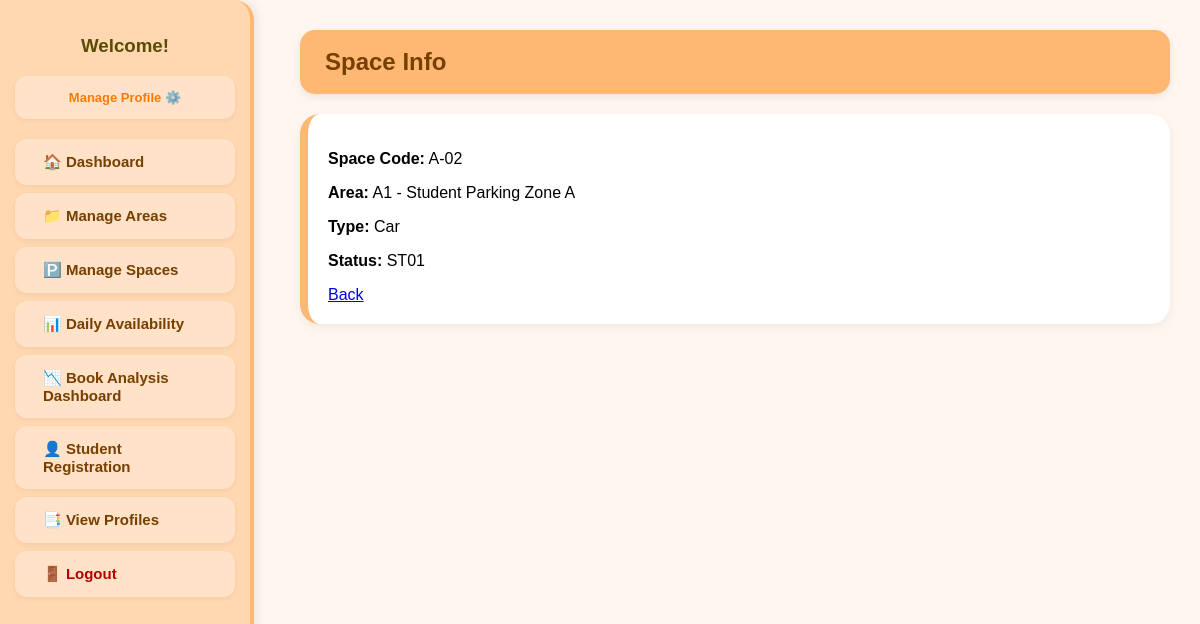
/Module2/space_info.php?id=PS002, run on the app's committed database.
### tables this page shows
CREATE TABLE `parking_space` (
  `ParkingSpaceID` varchar(10) NOT NULL,
  `ParkingAreaID` varchar(10) NOT NULL,
  `StatusID` varchar(10) DEFAULT NULL,
  `SpaceCode` varchar(20) DEFAULT NULL,
  `SpaceType` varchar(20) DEFAULT NULL
);

CREATE TABLE `parking_area` (
  `ParkingAreaID` varchar(10) NOT NULL,
  `AreaCode` varchar(20) DEFAULT NULL,
  `AreaName` varchar(50) DEFAULT NULL,
  `AreaType` varchar(20) DEFAULT NULL,
  `AreaDescription` text DEFAULT NULL,
  `AreaStatus` varchar(20) NOT NULL DEFAULT 'Active',
  `Capacity` int(11) DEFAULT NULL,
  `LocationDesc` varchar(100) DEFAULT NULL
);

### Module2/space_info.php (the view, shortened to what this page needs)
<?php
require '../config.php';
$id = $_GET['id'] ?? '';
$stmt = $conn->prepare("SELECT ps.*, pa.AreaCode, pa.AreaName FROM parking_space ps LEFT JOIN parking_area pa ON ps.ParkingAreaID = pa.ParkingAreaID WHERE ps.ParkingSpaceID = ?");
$stmt->bind_param('s', $id);
$stmt->execute();
$sp = $stmt->get_result()->fetch_assoc();
?>
<!doctype html><html lang="en"><head><meta charset="utf-8"/><title>Space Info</title><link rel="stylesheet" href="../templates/admin_style.css"></head><body>
<?php include_once('../templates/admin_sidebar.php'); ?>
<div class="main-content"><div class="page-box">
  <header class="header">Space Info</header>
  <div class="box">
    <?php if ($sp): ?>
      <p><strong>Space Code:</strong> <?= htmlspecialchars($sp['SpaceCode']) ?></p>
      <p><strong>Area:</strong> <?= htmlspecialchars($sp['AreaCode'] . ' - ' . $sp['AreaName']) ?></p>
      <p><strong>Type:</strong> <?= htmlspecialchars($sp['SpaceType']) ?></p>
      <p><strong>Status:</strong> <?= htmlspecialchars($sp['StatusID']) ?></p>
    <?php else: ?>
      <p>Space not found.</p>
    <?php endif; ?>
    <a class="btn" href="manage_spaces.php">Back</a>
  </div>
</div></div>
</body></html>

### templates/admin_style.css (style rules this page uses)
body { margin: 0; font-family: "Poppins", Arial, sans-serif; background: #FFF7EF; display: flex; }
.main-content { margin-left: 270px; padding: 30px; width: calc(100% - 270px); }
.header { background: #FFB873; padding: 18px 25px; border-radius: 15px; margin-bottom: 20px; font-size: 24px; font-weight: 700; color: #773f00; box-shadow: 0 3px 8px rgba(0,0,0,0.08); }
.box { background: #FFFFFF; padding: 20px; border-radius: 20px; margin-top: 20px; border-left: 8px solid #FFB873; box-shadow: 0 3px 10px rgba(0,0,0,0.06); }

### data on the page
parking_space: SpaceCode "A-02", ParkingAreaID.AreaName "A1 - Student Parking Zone A", SpaceType "Car", StatusID "ST01"
